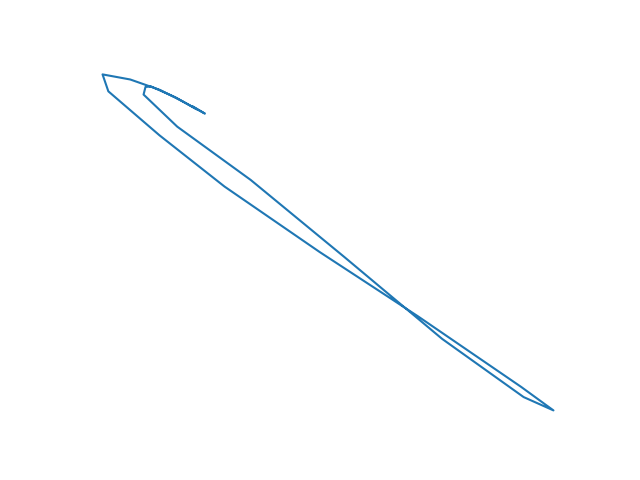
#> input picture model/shape/Circle/w-x/-MX3g9QWpaiIqdUYSe4I.png, 640 x 480 px, given as the content of the folder ./compress/shape/Circle/x-z, which was not available
$ python train_compress.py
#> lines starting #> are read from the running program, lines starting #| are printed output that depends on the picture
#> further down, img is the input picture: shape (480, 640, 3); mean B, G, R 254.4, 253.9, 253.2
import os
import cv2
import numpy as np
import random
from sklearn import ensemble
import joblib

USED_PAIR_OF_AXIS = 'x-z'
movements = [
        'Circle',
        ]
dataset = []
labels = []

def get_avg(arr):
    s = 0
    for i in arr:
        s = s + i
    return 255 -  s / len(arr)

def compress_matrix(matrix):
    h, w = matrix.shape
#> h = 480; w = 640
    new_h = int(h / 4)
#> new_h = 120
    new_w = int(w / 4)
#> new_w = 160
    jump = 4

    compressed_matrix = np.zeros((new_h, new_w))
    print("compressed shape = ", compressed_matrix.shape)
#| compressed shape =  (120, 160)
    for i in range(new_h):
        for j in range(new_w):
            nums_to_avg = []
            for k in range(4):
                for l in range(4):
                    nums_to_avg.append(matrix[i * jump + k][j * jump + l])
            compressed_matrix[i][j] = get_avg(nums_to_avg)
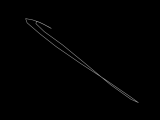
#> compressed_matrix: shape (120, 160) float64; min 0, max 140.8, mean 1.3
    #cv2.imwrite('./compress/shape/compressed.jpg', compressed_matrix)
    #cv2.imshow("image", compressed_matrix)
    return compressed_matrix


for movement in movements:
    dir = f'./compress/shape/{movement}/{USED_PAIR_OF_AXIS}'
    for filename in os.listdir(dir):
        if filename != '.DS_Store':
            f = os.path.join(dir, filename)
            if os.path.isfile(f):
                img = cv2.imread(f)
                gray = cv2.cvtColor(img, cv2.COLOR_BGR2GRAY)
                compressed = compress_matrix(gray)
                dataset.append(gray)
                labels.append(movement)

# [19 lines of commented-out code are left out]


def getClassifier(actual_classifier):
    if actual_classifier == 'RandomForestClassifier':
        return ensemble.RandomForestClassifier()
    elif actual_classifier == 'BaggingClassifier':
        return ensemble.BaggingClassifier()
    elif actual_classifier == 'AdaBoostClassifier':
        return ensemble.AdaBoostClassifier()
    elif actual_classifier == 'ExtraTreesClassifier':
        return ensemble.ExtraTreesClassifier()
    return ensemble.RandomForestClassifier()

classifiers = [
        'RandomForestClassifier',
        # 'BaggingClassifier',
        # 'AdaBoostClassifier',
        # 'ExtraTreesClassifier'
        ]

# [6 lines of commented-out code are left out]

$ run again, on model/shape/Circle/w-z/-MWvOyrr-MA0TkBp64_q.png
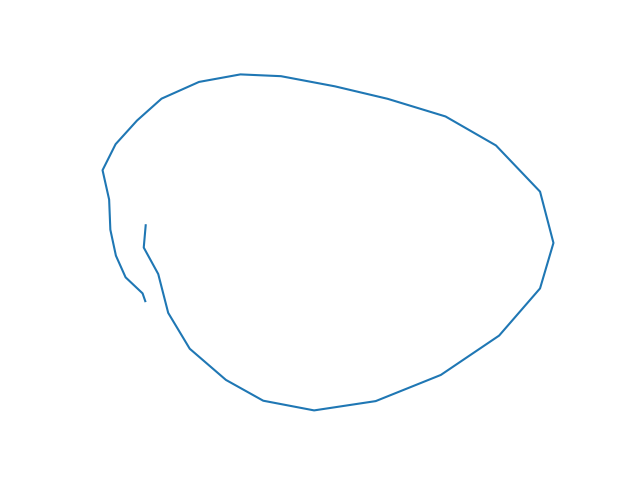
#> input picture model/shape/Circle/w-z/-MWvOyrr-MA0TkBp64_q.png, 640 x 480 px, given as the content of the folder ./compress/shape/Circle/x-z, which was not available
#> img is the input picture: shape (480, 640, 3); mean B, G, R 254.3, 253.8, 253
#| compressed shape =  (120, 160)
#> after the loop in compress_matrix, `for i in range(new_h):`:
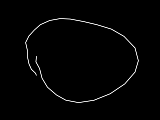
#> compressed_matrix: shape (120, 160) float64; min 0, max 93.56, mean 1.4; drawn with min black and max white

$ run again, on model/shape/Circle/w-z/-MX8RnZH3R1l_9Dc4M0P.png
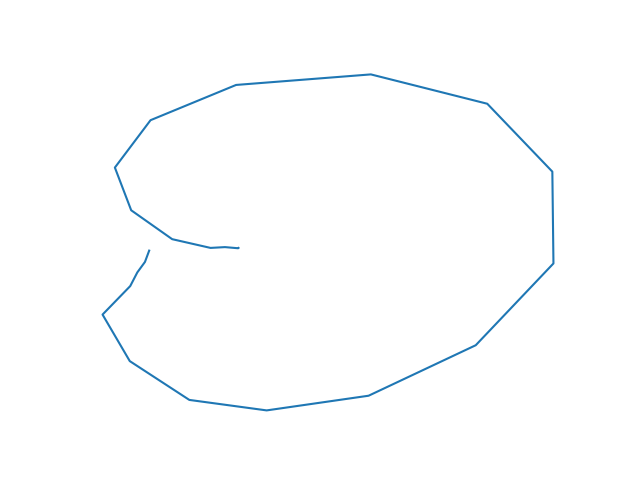
#> input picture model/shape/Circle/w-z/-MX8RnZH3R1l_9Dc4M0P.png, 640 x 480 px, given as the content of the folder ./compress/shape/Circle/x-z, which was not available
#> img is the input picture: shape (480, 640, 3); mean B, G, R 254.3, 253.7, 252.9
#| compressed shape =  (120, 160)
#> after the loop in compress_matrix, `for i in range(new_h):`:
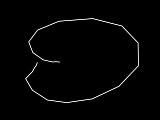
#> compressed_matrix: shape (120, 160) float64; min 0, max 93.88, mean 1.5; drawn with min black and max white

$ run again, on model/shape/Circle/x-y/-MX3g8bBTwhMNmBGPFeI.png
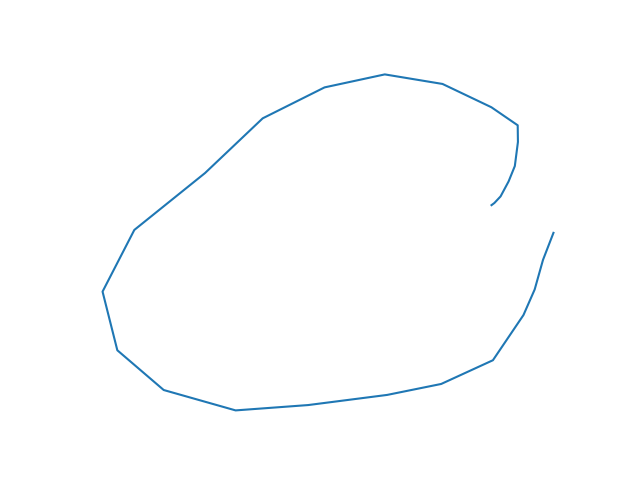
#> input picture model/shape/Circle/x-y/-MX3g8bBTwhMNmBGPFeI.png, 640 x 480 px, given as the content of the folder ./compress/shape/Circle/x-z, which was not available
#> img is the input picture: shape (480, 640, 3); mean B, G, R 254.4, 253.9, 253.2
#| compressed shape =  (120, 160)
#> after the loop in compress_matrix, `for i in range(new_h):`:
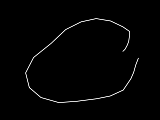
#> compressed_matrix: shape (120, 160) float64; min 0, max 95.62, mean 1.3; drawn with min black and max white
